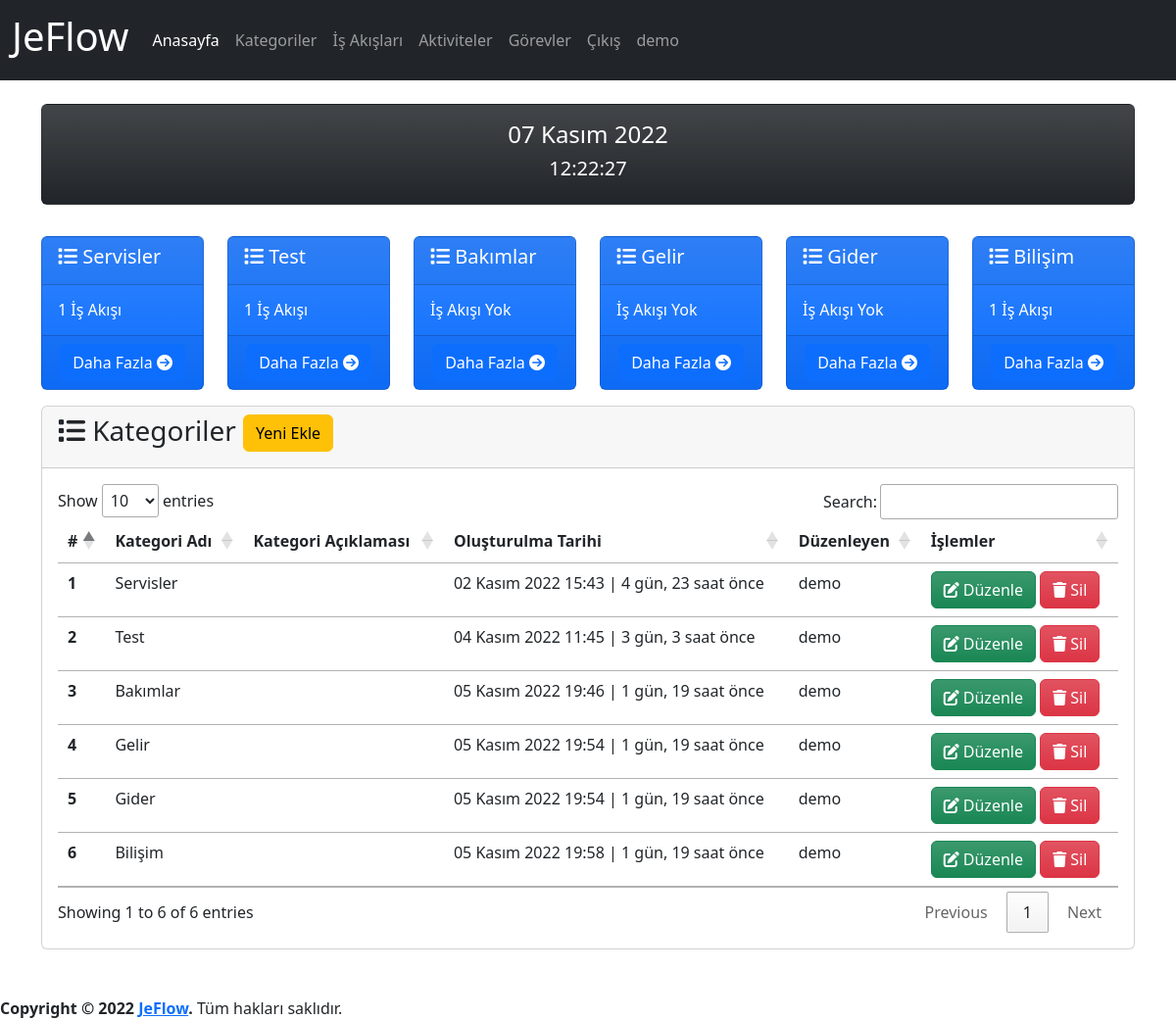
The app's page /category/ (signed in), older data.
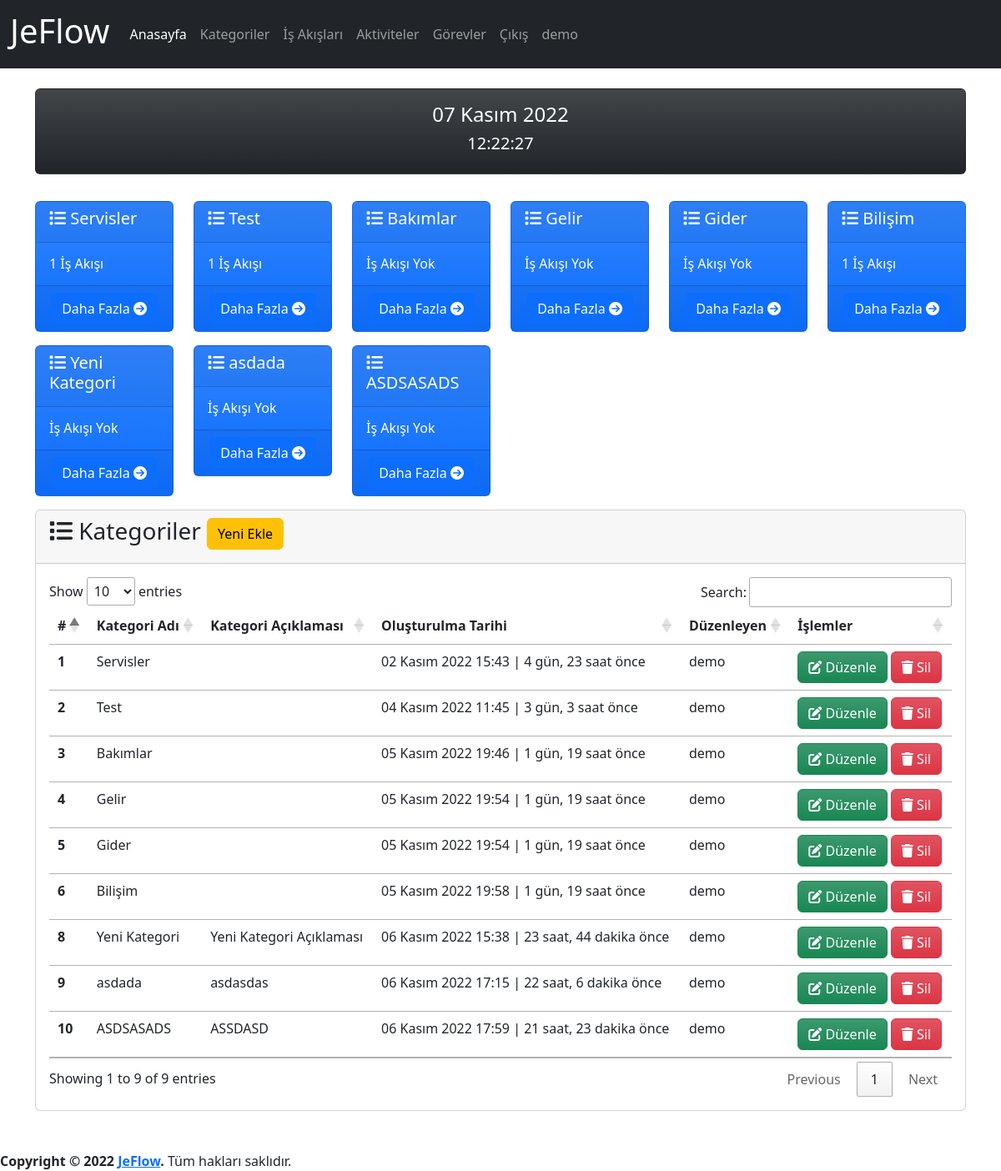
The same page, newer data.
### app/models.py (models this page shows, shortened)
class Category(models.Model):
    name=models.CharField(max_length=500,verbose_name='Kategori Adı')
    description=models.TextField(verbose_name='Kategori Açıklaması', blank=True, null=True)
    created_date=models.DateTimeField(auto_now_add=True, verbose_name='Oluşturulma Tarihi')
    user=models.ForeignKey(User,on_delete=models.CASCADE,verbose_name='Kullanıcı', blank=True, null=True)
    def process_count(self):
        processes=Process.objects.all().filter(category=self)
        return processes.count()
    class Meta:
        verbose_name='Kategori'
        verbose_name_plural="Kategoriler"

### app/views.py (the view, shortened to what this page needs)
# urls.py: path('category/', views.category, name='category'),
@login_required(login_url='/user/login/')
def category(request):
    category_form=CategoryForm()
    categories = Category.objects.order_by('created_date')
    context = {
        'category_form':category_form,
        'categories': categories,
    }
    return render(request, 'app/category.html', context)

### app/forms.py
class CategoryForm(forms.ModelForm):
    class Meta:
        model=Category
        fields=('name','description')

### templates/app/category.html (shortened to what this page needs)
{% extends 'layout.html' %}
{% load humanize %}
{% block content %}
{% load crispy_forms_tags %}
{% if categories %}
<div class="row mt-3">
    {% for category in categories %}
    <div class="col-md-2 mt-3">
        <div class="card text-bg-primary bg-gradient" style="max-width: 18rem;">
            <div class="card-header">
                <h5 class="card-title">
                    <i class="fa-solid fa-list"></i>
                    {{category.name}}
                </h5>
            </div>
            <div class="card-body">
                <h6 class="card-text">
                    {% if category.process_count > 0 %}
                    {{ category.process_count }} İş Akışı
                    {% else %}
                    İş Akışı Yok
                    {% endif %}
                </h6>
            </div>
            <div class="card-footer text-center">
                <a class="btn btn-primary" href="{% url 'category_detail' category.id %}">
                    Daha Fazla
                    <i class="fa-solid fa-circle-arrow-right"></i>
                </a>
            </div>
        </div>
    </div>
    {% endfor %}
</div>
{% endif %}
<div class="row mt-3">
    <div class="col-md-12">
        <div class="card">
            <div class="card-header">
                <h3 class="card-title">
                    <i class="fa-solid fa-list"></i>
                    Kategoriler
                    <button type="button" class="btn btn-warning" data-bs-toggle="modal" data-bs-target="#exampleModal">
                        Yeni Ekle
                    </button>
                </h3>
            </div>
            <div class="card-body">
                {% if categories %}
                <table id="category" class="table table-hover">
                    <thead>
                        <tr>
                            <th scope="col">#</th>
                            <th scope="col">Kategori Adı</th>
                            <th scope="col">Kategori Açıklaması</th>
                            <th scope="col">Oluşturulma Tarihi</th>
                            <th scope="col">Düzenleyen</th>
                            <th scope="col">İşlemler</th>
                        </tr>
                    </thead>
                    <tbody>
                        {% for category in categories %}
                        <tr>
                            <th scope="row">{{ category.id }}</th>
                            <td>{{ category.name }}</td>
                            <td>{{ category.description }}</td>
                            <td>{{ category.created_date }} | {{ category.created_date | timesince}} önce</td>
                            <td>{{ category.user }}</td>
                            <td>
                                <a class="btn btn-success bg-gradient" href="{% url 'category_update' category.id %}">
                                    <i class="fa-solid fa-pen-to-square"></i>
                                    Düzenle
                                </a>
                                <a class="btn btn-danger bg-gradient" href="{% url 'category_delete' category.id %}">
                                    <i class="fa-solid fa-trash"></i>
                                    Sil
                                </a>
                            </td>
                        </tr>
                        {% endfor %}
                    </tbody>
                </table>
                {% else %}
                <div class="alert alert-warning">
                    <p>Kategori bulunamadı.</p>
                </div>
                {% endif %}
            </div>
        </div>
    </div>
</div>
{% endblock %}

Row changes from the older to the newer data that the page shows:
added Category: name "Yeni Kategori", shows "İş Akışı Yok", id "8", description "Yeni Kategori Açıklaması", created_date "06 Kasım 2022 15:38", created_date "23 saat, 44 dakika", user "demo"
added Category: name "asdada", shows "İş Akışı Yok", id "9", description "asdasdas", created_date "06 Kasım 2022 17:15", created_date "22 saat, 6 dakika", user "demo"
added Category: name "ASDSASADS", shows "İş Akışı Yok", id "10", description "ASSDASD", created_date "06 Kasım 2022 17:59", created_date "21 saat, 23 dakika", user "demo"
Text that changed along with them:
text written by a page script: "Show entries Search: Showing 1 to 6 of 6 entries Previous 1 Next" → "Show entries Search: Showing 1 to 9 of 9 entries Previous 1 Next"
